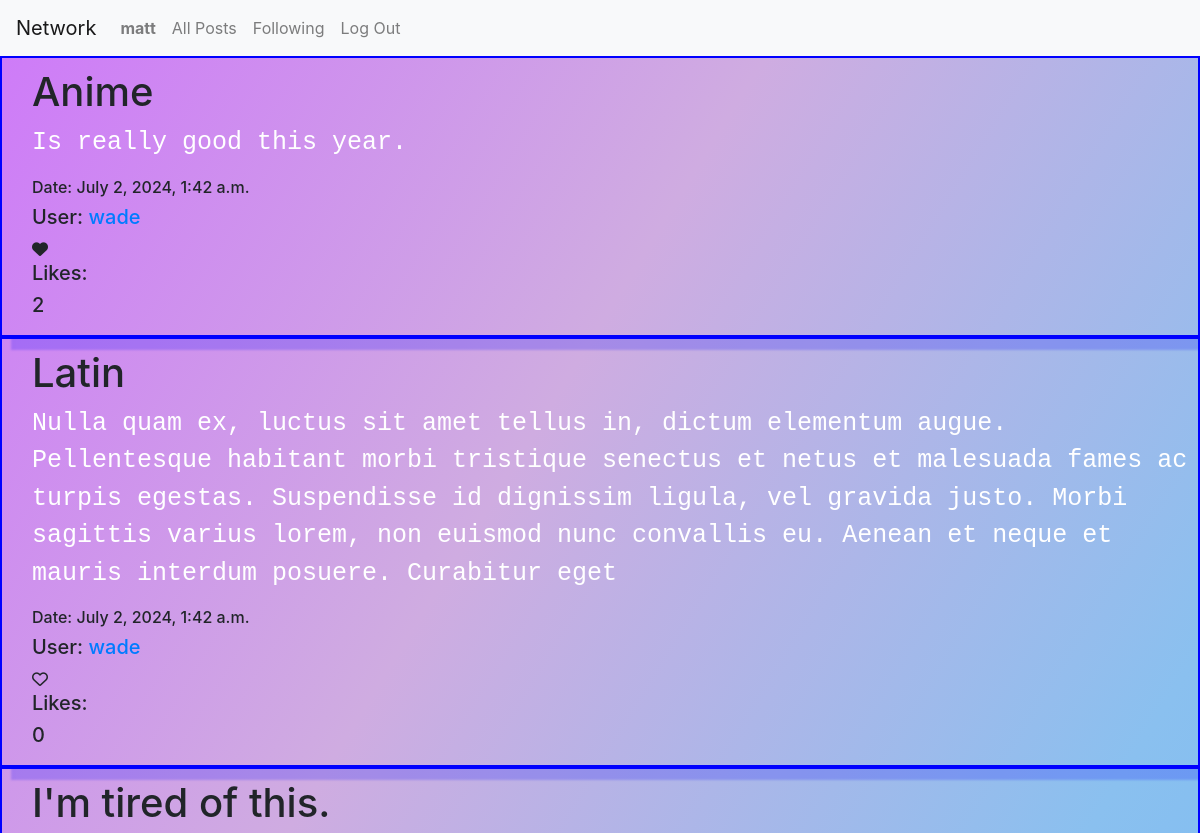
/following/2 (signed in, upper part), run on an earlier commit of the app's database.
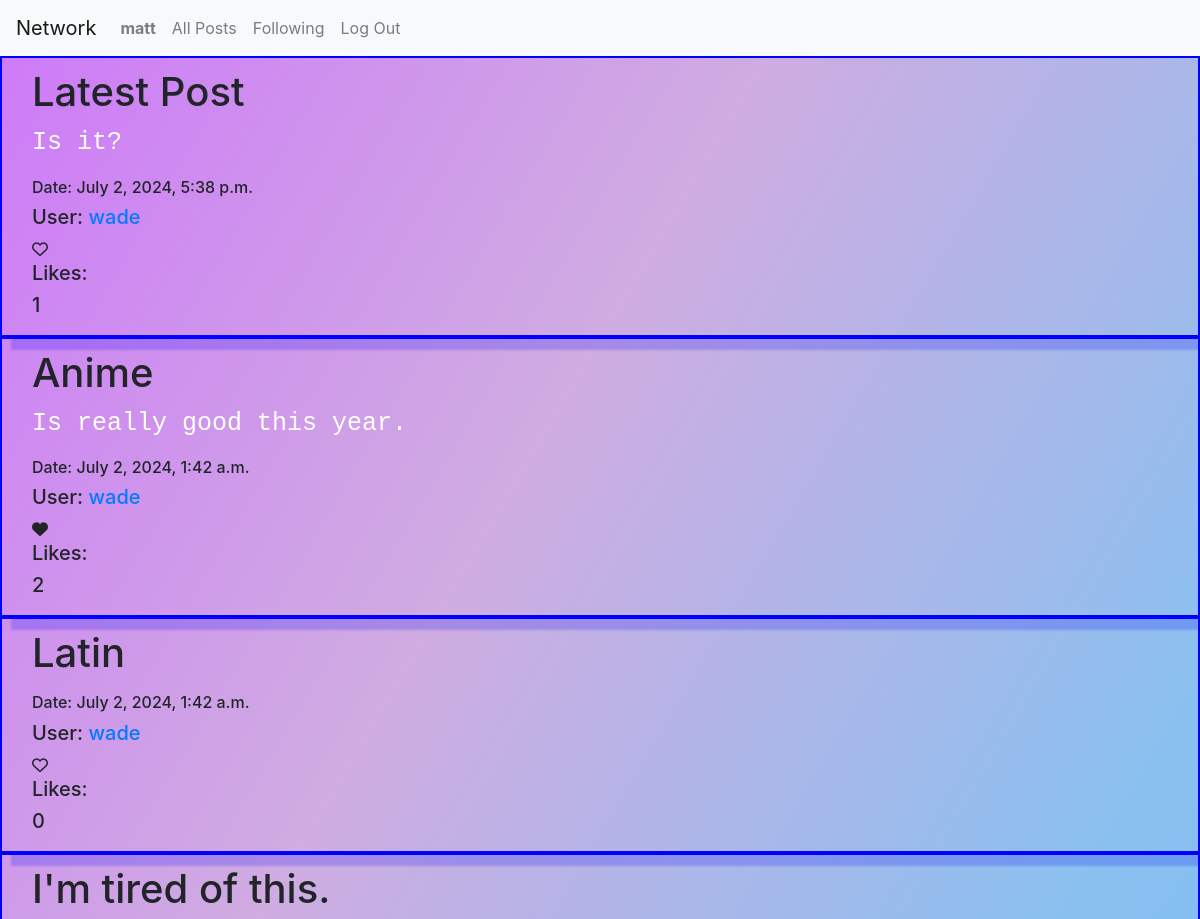
And on a later commit of the database.
### network/models.py (models this page shows)
class Posts(models.Model):
    post_title=models.CharField(max_length=20) #title
    post_text=models.TextField(max_length=330) #text
    likes=models.ManyToManyField(User,related_name="post_likes", blank=True) #likes, will be many users
    post_date=models.DateTimeField(auto_now_add=True) #date/time
    user=models.ForeignKey(User, related_name="post_author", on_delete=models.CASCADE) #user id foreign key

class User(AbstractUser):
    pass

### network/views.py (the view)
# urls.py: path("following/<int:user_id>", views.following, name="following"),  # added following page and users user_id
@login_required(login_url='login')  #requires user to be logged in to post and view forum
def following(request, user_id): # following link
    viewer = request.user                 # gets logged in users info and profile
    viewer_profile = get_object_or_404(Profile, user=viewer)
    posts_list=Posts.objects.none()
    for following in viewer_profile.following.all():
        post=Posts.objects.filter(user=following)
        posts_list=posts_list.union(post)
    posts=posts_list
    if posts:
        posts=posts.order_by("-post_date") # order posts by date
        for post in posts:                     # loop through all ordered posts and add a temporary attribute of the number of likes per post
            post.likes_counts=post.likes.count()
            post.likers=[user.id for user in post.likes.all()]
        p=Paginator(posts,10)            # paginating
        page_number=request.GET.get('page')
        page_obj=p.get_page(page_number)
        return render(request, "network/following.html",{'viewer_profile':viewer_profile, 'page_obj':page_obj})   # renders profile.html of the user
    else:
        return redirect('index')

### network/templates/network/following.html (shortened to what this page needs)
{% extends "network/layout.html" %}
{% block body %}
{% if page_obj %}
{% for page in page_obj %}
<div class="post" data-post-id="{{page.id}}"><h1>{{page.post_title}}</h1>
    <p>{{page.post_text}}</p>
    <h6>Date: {{page.post_date}}</h6>
    <h5>User: <a href="{% url 'profile' page.user.id %}">{{ page.user.username }}</a></h5>
<div class="heartcontainer" data-user="{{request.user.id}}" data-post="{{page.id}}">
    {% if request.user.id in page.likers %}
    <i class="fa-solid fa-heart"></i>
{% else %}
    <i class="fa-regular fa-heart"></i>
{% endif %}
</div>
<h5>Likes:</h5>
<h5 id="likes-count-{{page.id}}">{{page.likes.count}}</h5>
</div class="endLine">
{% endfor %}
{% else %}
    <p>No posts to display.</p>
{% endif %}
{% endblock %}

What changed in the data, as far as the page shows it:
added Posts: post_title "Latest Post", post_text "Is it?", post_date "July 2, 2024, 5:38 p.m.", user.username "wade", likes.count "1"
changed Posts "Latin": post_text "Nulla quam ex, luctus sit amet tellus in, dictum elementum augue. Pellentesque habitant morbi tristique senectus et netus et malesuada fames ac turpis egestas. Suspendisse id dignissim ligula, vel gravida justo. Morbi sagittis varius lorem, non euismod nunc convallis eu. Aenean et neque et mauris interdum posuere. Curabitur eget" → (not shown)
